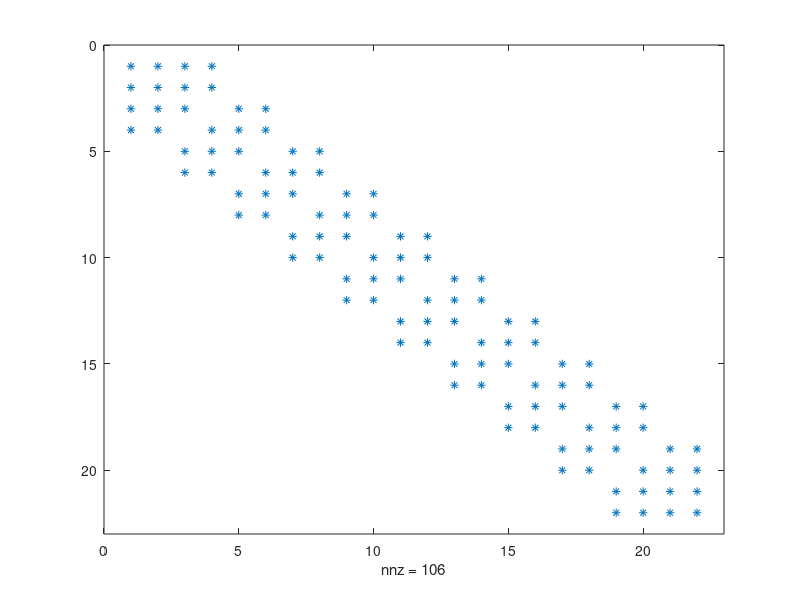

The MATLAB source for this figure: (Note: this script raises an error after producing the figure.)
function myBeamForced()

%% Setup mass and stiffness element matrices
L = 0.45; % length of beam [m] (0.45)
N = 10; % number of elements [1]

rho = 7850; % density of steel [kg/m^3] (steel: 7850, Alum: 2700)
% m = L*w*h*rho; % m: total beam mass [kg]
E = 21e10; % E: Young's modulus of steel [N/m^2] (steel: 21e10, alum: 7.2e10)
% nu = 3/10; % nu: Poisson's ratio (steel: 0.3, alum: 0.35)

% % rods
% d = 0.01; % d: beam diameter [m] (0.01)
% A = pi*(d/2)^2; % A: beam cross-sectional area [m] 
% I = pi/4*(d/2)^4; % I: moment of inertia  

% % rectangular beam
w = 0.02; % w: beam width (lateral) [m] (0.02)
h = 0.003; % h: beam height (vertical) [m] (0.003)
A = w*h; % cross section area [m^2], rectangular beam
I = (w*h^3)/12; % moment of inertia, rectangular beam

l = L/N; % equidistant node length

% element mass matrix
M = (rho*A*l/420)*[156,22*l,54,-13*l;...
					22*l,4*l*l,13*l,-3*l*l;...
					54,13*l,156,-22*l;...
					-13*l,-3*l*l,-22*l,4*l*l];

% element stiffness matrix
K = ((E*I)/(l^3))*[12,6*l,-12,6*l;...
				    6*l,4*l*l,-6*l,2*l*l;...
					-12,-6*l,12,-6*l;...
					6*l,2*l*l,-6*l,4*l*l];

%% Assembly block
% initialize global matrices
MM = zeros(2*(N+1));
KK = zeros(2*(N+1));
% loop to assemble
for i=1:N;%
	j = 2*i-1;
	k = j+3;
	MM(j:k,j:k) = MM(j:k,j:k) + M;
	KK(j:k,j:k) = KK(j:k,j:k) + K;
end

spy(MM);
pause;

%% Apply rescaling
% Original scales of matrices
MM_min = real(floor(log10(min(abs(MM(MM~=0)))))); 
MM_max = real(floor(log10(max(abs(MM(MM~=0))))));
fprintf(1,'Pre-Scale of M: [10^%d->10^%d]\n',MM_min,MM_max);
KK_min = real(floor(log10(min(abs(KK(KK~=0)))))); 
KK_max = real(floor(log10(max(abs(KK(KK~=0))))));
fprintf(1,'Pre-Scale of K: [10^%d->10^%d]\n',KK_min,KK_max);

space_rescaling_factor = 10^(-KK_min*0);%1e-4;% alpha
time_rescaling_factor = 10^(KK_min/2-MM_min);%1e17;% beta

KK = KK.*space_rescaling_factor;
MM = MM.*time_rescaling_factor.*space_rescaling_factor;
% KK=sparse(KK); MM = sparse(MM);

% New scales
MM_min = min(abs(MM(MM~=0))); MM_max = max(abs(MM(MM~=0)));
fprintf(1,'Scale of M: [10^%d->10^%d]\n',real(floor(log10(MM_min))),real(floor(log10(MM_max))));
KK_min = min(abs(KK(KK~=0))); KK_max = max(abs(KK(KK~=0)));
fprintf(1,'Scale of K: [10^%d->10^%d]\n',real(floor(log10(KK_min))),real(floor(log10(KK_max))));

%% Apply BC's - fixed -> free; set top left 2x2 to identity
KK([1,2],:) = []; KK(:,[1,2]) = [];
MM([1,2],:) = []; MM(:,[1,2]) = [];
N=N-1;
% KK([1,2],[1,2]) = eye(2); 
% MM([1,2],[1,2]) = eye(2); 



%% Solve the generalized eigenvalue problem
% u(v,t) = v*sin(omega*t)
% [M](w^2)v +[K]v=0

[shape,omega_sqr] = eig(KK,MM);
omega_sqr = diag(omega_sqr);
omega = sqrt(omega_sqr);
evals = real(omega)./(2*pi);
[evals,ix] = sort(evals,'ascend');
shape = shape(:,ix);

% shape_omega = shape*diag(sin(omega));
%% Verify eigenvalue solution
mode_to_try = 1;
omega_sqr = omega_sqr(ix);
result = MM*omega_sqr(mode_to_try)*shape(:,mode_to_try)-KK*shape(:,mode_to_try);
result = result'*result;
fprintf(1,'Eigenvalue error (SSE): %e\n',result);

%% Setup integration, integrate in time
omega = evals(mode_to_try)*(2*pi);% corresponds to Hz -> radians
t0 = 0;
numCycles=2;
tf = numCycles*(1/omega)*2*pi;% end after four full cycles
numpts = 1e3;
thyme = linspace(t0,tf,numpts);
X = shape(1:2:end,mode_to_try);
y0 = [shape(:,mode_to_try)./max(abs(X));zeros(2*N+2,1)];%
X = X./max(abs(X));
% MM_inv = inv(MM);

% [t,y] = ND_integrator('beam_diff',thyme,y0,KK,MM_inv,omega,'bd4');

% MM_big = [eye(2*N+2),zeros(2*N+2);zeros(2*N+2),MM_inv];
MM_big = [eye(2*N+2),zeros(2*N+2);zeros(2*N+2),MM];
% options = odeset('Mass',MM_big,'RelTol',1e-6);
options = odeset('RelTol',1e-8,'Mass',MM_big);
[t,y] = ode23t(@(t,y) beam_diff2(t,y,KK,omega), thyme, y0,options);

[~,cols] = size(y);
y_out_length = cols;
BAR = linspace(0,L,y_out_length/4); %#ok<*NASGU>

%% Calculate SSE, print to command window
err_vec = y(end,1:2:cols/2-1)'-X;
err_vec = err_vec'*err_vec/numCycles;
fprintf(1,'Error/cycle wrt IC: %1.5e\n',err_vec);
% 
skip_pts = 2*numpts/1e3;

%% Show the 3D representation of one (last) period. show few points relative
% to numpts. this would be 1/4th of points at numpts=1000, or 250pts of fs,
% here we show 1/16th of points since we are taking the last 1/4 points.
% figure(1);
% [Y,T] = meshgrid(linspace(0,1,cols/4),t(1:skip_pts:(numpts/4)+1));
% surf(T,Y,y(end-(numpts/4):skip_pts:end,1:2:cols/2));%,'EdgeColor','None');
% shading interp;
% xlabel('Time, (s)');
% ylabel('Rod (m)');
% zlabel('Displacement, (arb)');
% title('Final cycle of rod vibration');

%% Show the wiggling bar, this wiggles for 4 periods. show few points relative
% % to numpts. this would be 1/4th of points at numpts=1000, or 250pts of fs.
wiggleBar = 1;
if(wiggleBar)
    figure(2); %#ok<*UNRCH>
    plot_idx = skip_pts;
    % % instantiate plotting var
    z = y(plot_idx,1:2:cols/2);
    % % instantiate axes plots
    h1 = plot(BAR,X);
    hold on;
    h2 = plot(BAR,z,'g');
    % % set data sources for plots
    set(h1,'YDataSource','X');
    set(h1,'XDataSource','BAR');
    set(h2,'YDataSource','z');
    set(h2,'XDataSource','BAR');
    % % create legend
    legend({'eig soln';'perturbed';});
    % % Static-ize legend to improve performance
    set(gca,'LegendColorbarListeners',[]); 
    setappdata(gca,'LegendColorbarManualSpace',1);
    setappdata(gca,'LegendColorbarReclaimSpace',1);
    % % set title
    title(sprintf('idx: %d t: %e',plot_idx,t(plot_idx)));
    % % static axes to improve performance
    xlim([0,L]); ylim([-1.25,1.25]);
    xlabel('Rod (m)');
    ylabel('Displacement (arb)')
    drawnow;
    % % loop over data and draw. this is far more efficient than drawnow, and we
    % % can actually control the display speed with skip_pts. pause is required
    % % to get animation.
    for plot_idx = 2*skip_pts:skip_pts:length(t)
        z = y(plot_idx,1:2:cols/2)';
        set(h2,'XData',BAR,'YData',z);
        title(sprintf('idx: %d t: %e',plot_idx,t(plot_idx)));
        pause(0.01);
    end
end

%% Show drift errors
if(y(1,cols/2-1)>0)
    sign=1;
else
    sign=-1;
end

wave = sign.*cos(omega*t);

err = y(:,cols/2-1)-wave;
SSE = err'*err/numCycles;
fprintf(1,'Error/cycle wrt COS: %.5e\n',SSE);
assignin('base','evals',evals*sqrt(time_rescaling_factor));
% 
% figure(3);
% 
% % [t_peaks,peeks] = findPeaks([t',y(:,cols/2-1)],[],[],1); %#ok<NASGU>
% % 
% % periods = t_peaks-t_peaks(1);
% % period_err = periods./periods(2); %#ok<NASGU>
% hold on;
% plot(t,wave,'g');
% xlabel('time (s)');
% ylabel('displacement (arb)')
% legend({'Beam tip displacement';'Peaks found';'Wave'});
% hold off;
end